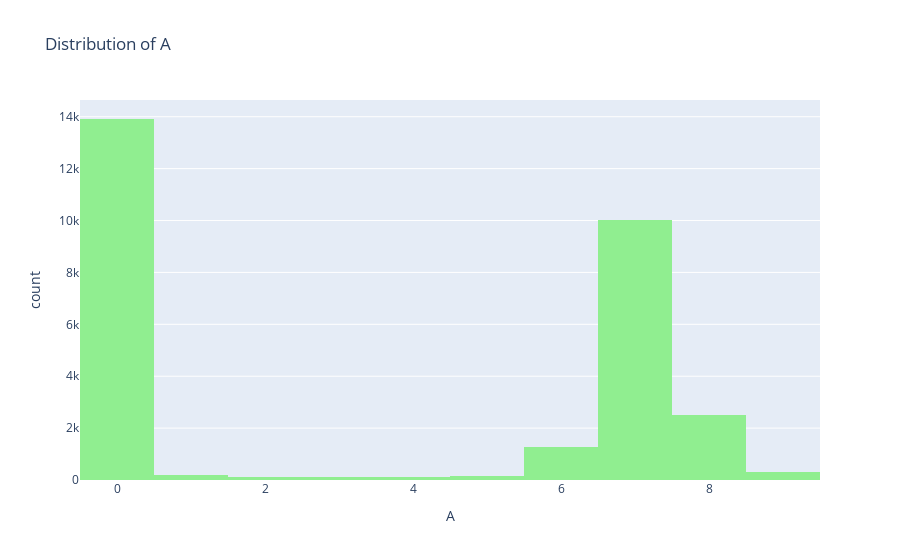

The code cell stored with this chart in its notebook:
### Code cell
# lets plot a histogram to interpret vairable A
fig = px.histogram(dataset, x = 'A', nbins = 10, title = 'Distribution of A', color_discrete_sequence = ['lightgreen'], height = 500)
fig.show()

### Figure 1 — Plotly figure (JSON) as saved in the notebook; plotly's stock layout.template omitted (floating-point values rounded to 4 significant figures; data arrays with more than 128 entries replaced by an {"elided": "..."} marker saying what was removed)
{"data": [{"alignmentgroup": "True", "bingroup": "x", "hovertemplate": "A=%{x}<br>count=%{y}<extra></extra>", "legendgroup": "", "marker": {"color": "lightgreen", "pattern": {"shape": ""}}, "name": "", "nbinsx": 10, "offsetgroup": "", "orientation": "v", "showlegend": false, "type": "histogram", "x": {"elided": "28735 int values"}, "xaxis": "x", "yaxis": "y"}], "layout": {"autosize": true, "barmode": "relative", "legend": {"tracegroupgap": 0}, "title": {"text": "Distribution of A"}, "xaxis": {"anchor": "y", "autorange": true, "domain": [0, 1], "range": [-0.5, 9.5], "title": {"text": "A"}, "type": "linear"}, "yaxis": {"anchor": "x", "autorange": true, "domain": [0, 1], "range": [0, 14650.0], "title": {"text": "count"}}}}
